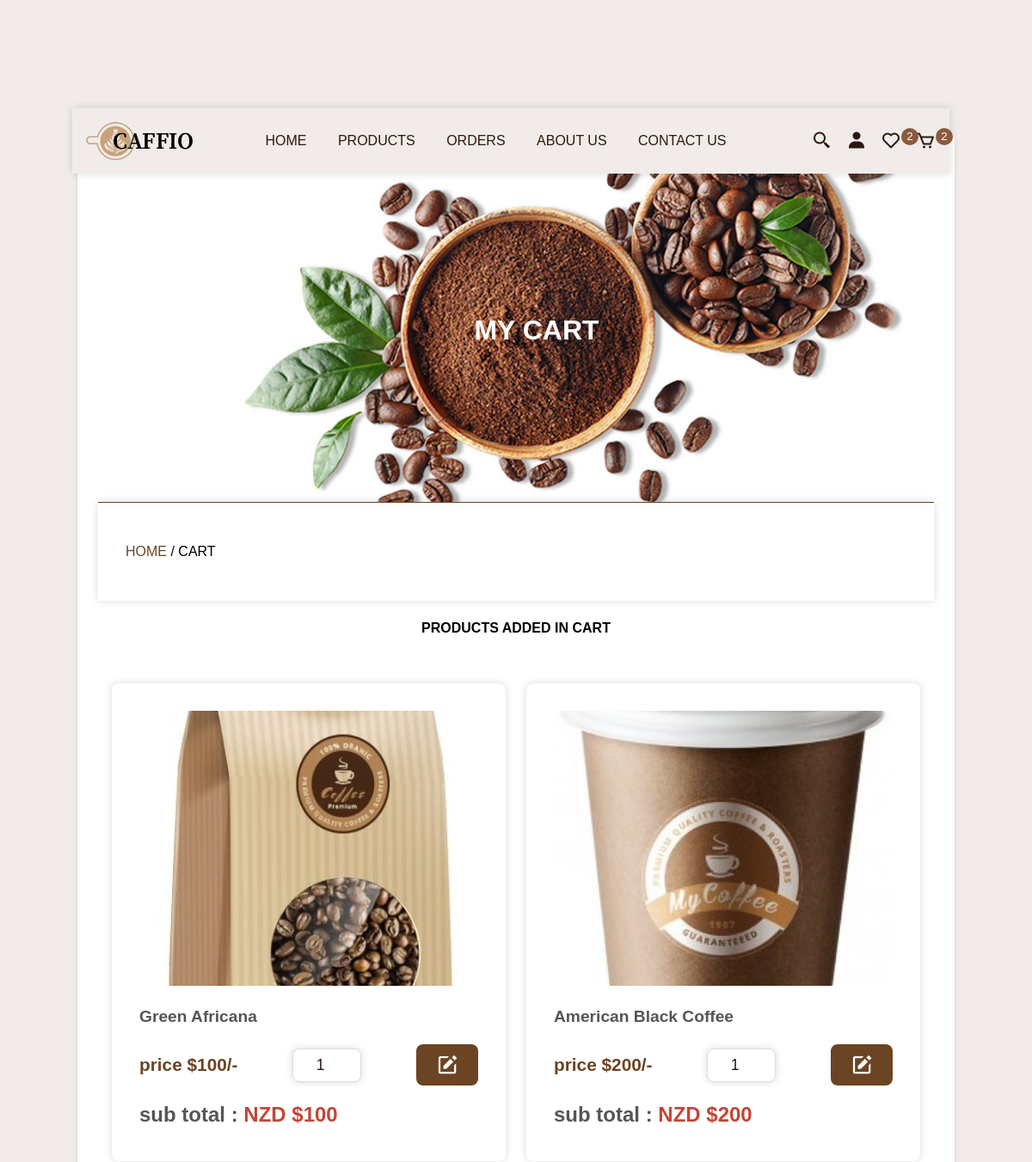
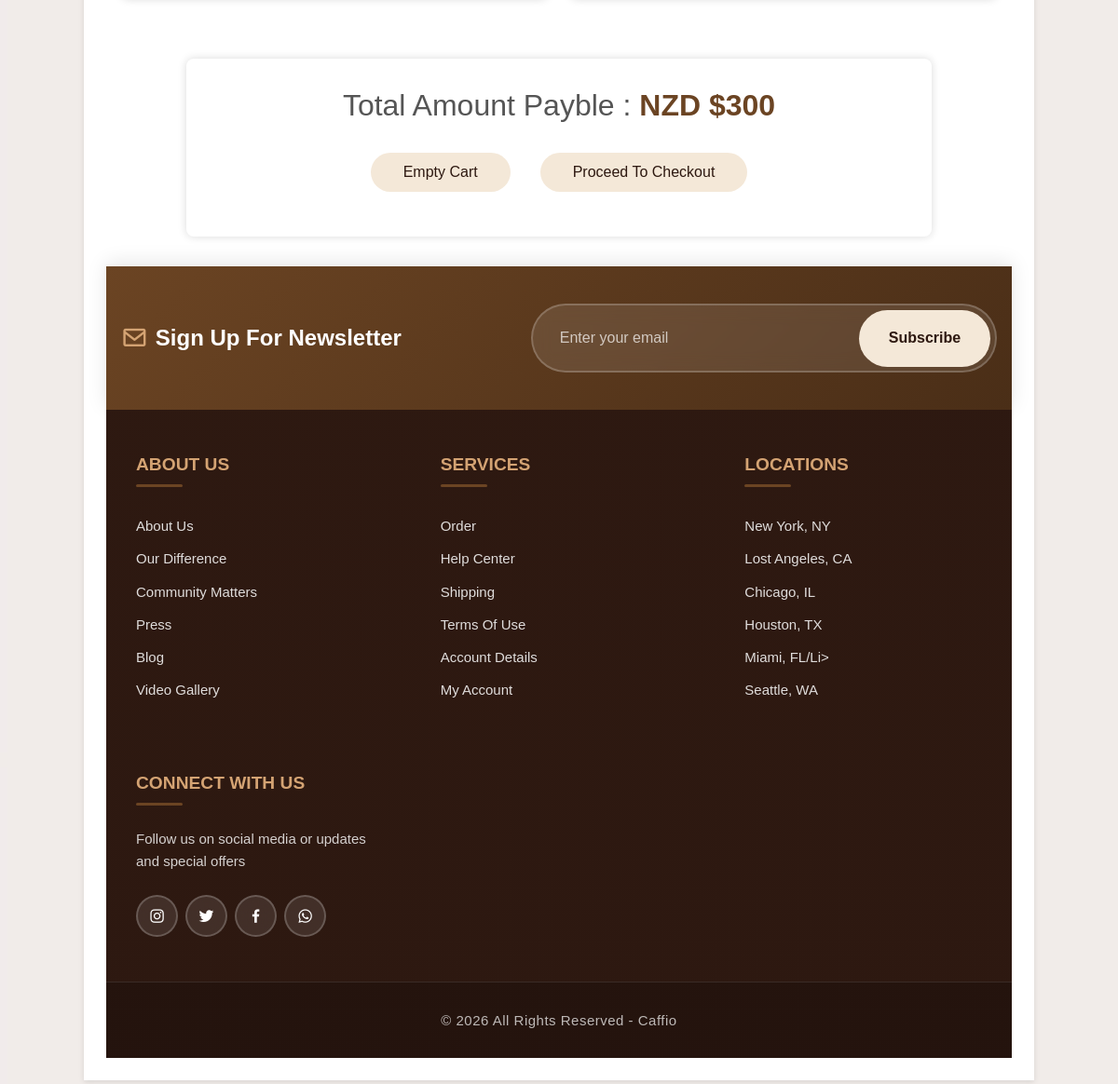
Page /cart.php (signed in) on the committed database (2 pictures, top to bottom).
### tables this page shows
CREATE TABLE `cart` (
  `cart_id` varchar(20) NOT NULL,
  `user_id` varchar(20) NOT NULL,
  `product_id` varchar(20) NOT NULL,
  `price` int(10) NOT NULL,
  `qty` int(2) NOT NULL DEFAULT 1
);

CREATE TABLE `products` (
  `product_id` varchar(20) NOT NULL,
  `name` varchar(250) NOT NULL,
  `price` int(50) NOT NULL,
  `image` varchar(255) NOT NULL,
  `product_details` varchar(1000) NOT NULL,
  `status` varchar(100) NOT NULL
);

### cart.php (the view, shortened to what this page needs)
<?php
    include './components/connect.php';
    if (isset($_SESSION['user_id'])) {
        $user_id = $_SESSION['user_id'];
    }else{
        $user_id = '';
    }
?>
<!DOCTYPE html>
<html lang="en">
<head>
    <link rel="stylesheet" href="https://unpkg.com/boxicons@2.1.4/css/boxicons.min.css">
</head>
<body>
    <?php
        include './components/header.php';
    ?>
    <div class="main">
        <div class="banner">
            <h1>My Cart</h1>
        </div>
        <div class="title2">
            <a href="home.php">Home </a><span>/ Cart</span>
        </div>
        <section class="products">
            <h1 class="title">products added in Cart</h1>
            <div class="box-container">
                <?php
                    $grand_total = 0;
                    $select_cart = $conn->prepare("SELECT * FROM `cart` WHERE user_id = ?");
                    $select_cart->execute([$user_id]);
                    if ($select_cart->rowCount()>0) {
                        while($fetch_cart = $select_cart->fetch(PDO::FETCH_ASSOC)) {
                            $select_products = $conn->prepare("SELECT * FROM `products` WHERE product_id = ?");
                            $select_products->execute([$fetch_cart['product_id']]);
                            if ($select_products->rowCount()> 0) {
                                $fetch_products = $select_products->fetch(PDO::FETCH_ASSOC)
                 ?>
                <form action="" method="post" class="box">
                    <img src="img/<?=$fetch_products['image']; ?>" alt="" class="img">
                    <h3 class="name"><?=$fetch_products['name']; ?></h3>
                    <div class="flex">
                        <p class="price">price $<?=$fetch_products['price']; ?>/-</p>
                        <input type="number" name="qty" required min="1" value="<?=$fetch_cart['qty']; ?>" max="99"
                            maxlength="2" class="qty">
                        <button type="submit" name="update_cart" class="bx bxs-edit fa-edit"></button>
                    </div>
                    <p class="sub-total">sub total :
                        <span>NZD $<?=$sub_total = ($fetch_cart['qty']* $fetch_cart['price']) ?></span>
                    </p>
                </form>
                <?php
                            $grand_total+=$sub_total;
                            }else{
                                echo '<p class="empty">products was not found!</p>';
                            }
                        }
                    }else{
                        echo '<p class="empty">no product added yet!</p>';
                        }
                 ?>
            </div>
            <?php
                if ($grand_total !=0) {
            ?>
            <div class="cart-total">
                <p>total amount payble : <span>NZD $<?= $grand_total; ?></span></p>
                <div class="button">
                    <form action="" method="post">
                        <button type="submit" name="empty_cart" class="btn"
                            onclick="return confirm('are you sure to empty your cart')">Empty Cart</button>
                    </form>
                    <a href="checkout.php" class="btn">proceed to checkout</a>
                </div>
            </div>
            <?php } ?>
        </section>
        <?php include './components/footer.php'; ?>
    </div>
</body>
</html>

### components/header.php (shortened to what this page needs)
<?php
    $total_wishlist_items = 0;
    $total_cart_items = 0;
    if (isset($conn) && isset($user_id)) {
        $count_wishlist_items = $conn->prepare("SELECT * FROM `wishlist` WHERE user_id = ?");
        $count_wishlist_items->execute([$user_id]);
        $total_wishlist_items = $count_wishlist_items->rowCount();
        $count_cart_items = $conn->prepare("SELECT * FROM `cart` WHERE user_id = ?");
        $count_cart_items->execute([$user_id]);
        $total_cart_items = $count_cart_items->rowCount();
    }
?>
<header class="header">
    <div class="flex">
        <a href="home.php" class="logo"><img src="img/header_logo.png" alt="header logo"></a>
        <nav class="navbar">
            <a href="home.php">Home</a>
            <a href="view_products.php">Products</a>
            <a href="order.php">Orders</a>
            <a href="about.php">About Us</a>
            <a href="contact.php">Contact Us</a>
        </nav>
        <div class="icons">
            <a href="search_page.php" class="search-btn"><i class="bx bx-search-alt-2"></i></a>
            <i class="bx bxs-user" id="user-btn"></i>
            <a href="wishlist.php" class="cart-btn">
                <i class="bx bx-heart"></i>
                <sup><?= $total_wishlist_items ?></sup>
            </a>
            <a href="cart.php" class="cart-btn">
                <i class="bx bx-cart"></i>
                <sup><?= $total_cart_items ?></sup>
            </a>
        </div>
    </div>
</header>

### components/footer.php (shortened to what this page needs)
<!DOCTYPE html>
<html lang="en">
<head>
</head>
<body>
    <div class="top-footer">
        <h2><i class="bx bx-envelope"></i>Sign Up For Newsletter</h2>
        <form action="" method="post">
            <div class="input-field">
                <input type="email" name="subemail" required placeholder="Enter your email" maxlength="50"
                    oninput="this.value = this.value.replace(/\s/g, '')">
                <button type="submit" name="sub-btn" class="btn">Subscribe</button>
            </div>
        </form>
    </div>
    <footer>
        <div class="overlay"></div>
        <div class="footer-content">
            <div class="inner-footer">
                <div class="card">
                    <h3>About Us</h3>
                    <ul>
                        <li>About Us</li>
                        <li>Our Difference</li>
                        <li>Community Matters</li>
                        <li>Press</li>
                        <li>Blog</li>
                        <li>Video Gallery</li>
                    </ul>
                </div>
                <div class="card">
                    <h3>Services</h3>
                    <ul>
                        <li>Order</li>
                        <li>Help Center</li>
                        <li>Shipping</li>
                        <li>Terms of Use</li>
                        <li>Account Details</li>
                        <li>My Account</li>
                    </ul>
                </div>
                <div class="card">
                    <h3>Locations</h3>
                    <ul>
                        <li>New York, NY</li>
                        <li>Lost Angeles, CA</li>
                        <li>Chicago, IL</li>
                        <li>Houston, TX</li>
                        <li>Miami, FL/li>
                        <li>Seattle, WA</li>
                    </ul>
                </div>
                <div class="card">
                    <h3>Connect With Us</h3>
                    <p>Follow us on social media or updates and special offers</p>
                    <div class="social-links">
                        <i class="bx bxl-instagram"></i>
                        <i class="bx bxl-twitter"></i>
                        <i class="bx bxl-facebook"></i>
                        <i class="bx bxl-whatsapp"></i>
                    </div>
                </div>
            </div>
            <div class="bottom-footer">
                <p>&copy; <?= date('Y'); ?> All Rights Reserved - Caffio</p>
            </div>
        </div>
    </footer>
</body>
</html>

### rows in the picture
cart: product.image (picture), product.name "Green Africana", product.price "100", qty "1", $sub_total=($fetch_cart['qty']*$fetch_cart['price']) "100"
cart: product.image (picture), product.name "American Black Coffee", product.price "200", qty "1", $sub_total=($fetch_cart['qty']*$fetch_cart['price']) "200"

### other values in the picture
$total_wishlist_items "2"
$total_cart_items "2"
$grand_total "300"
